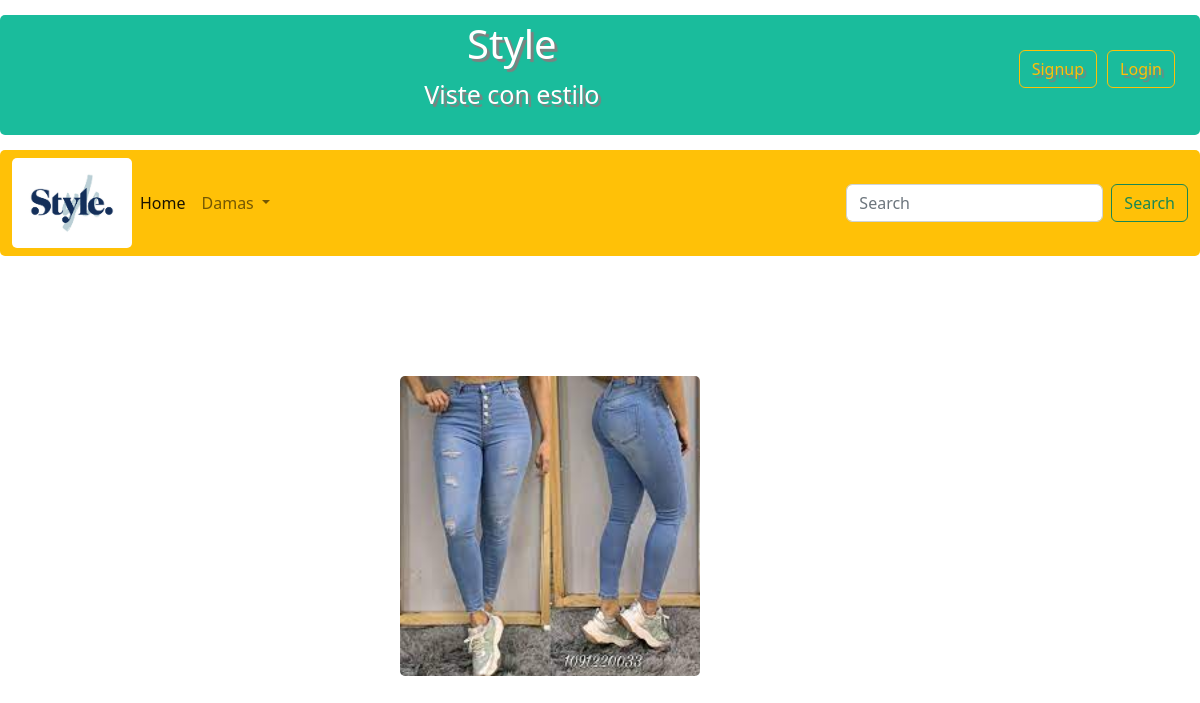
Page /silver/ on the earlier database version.
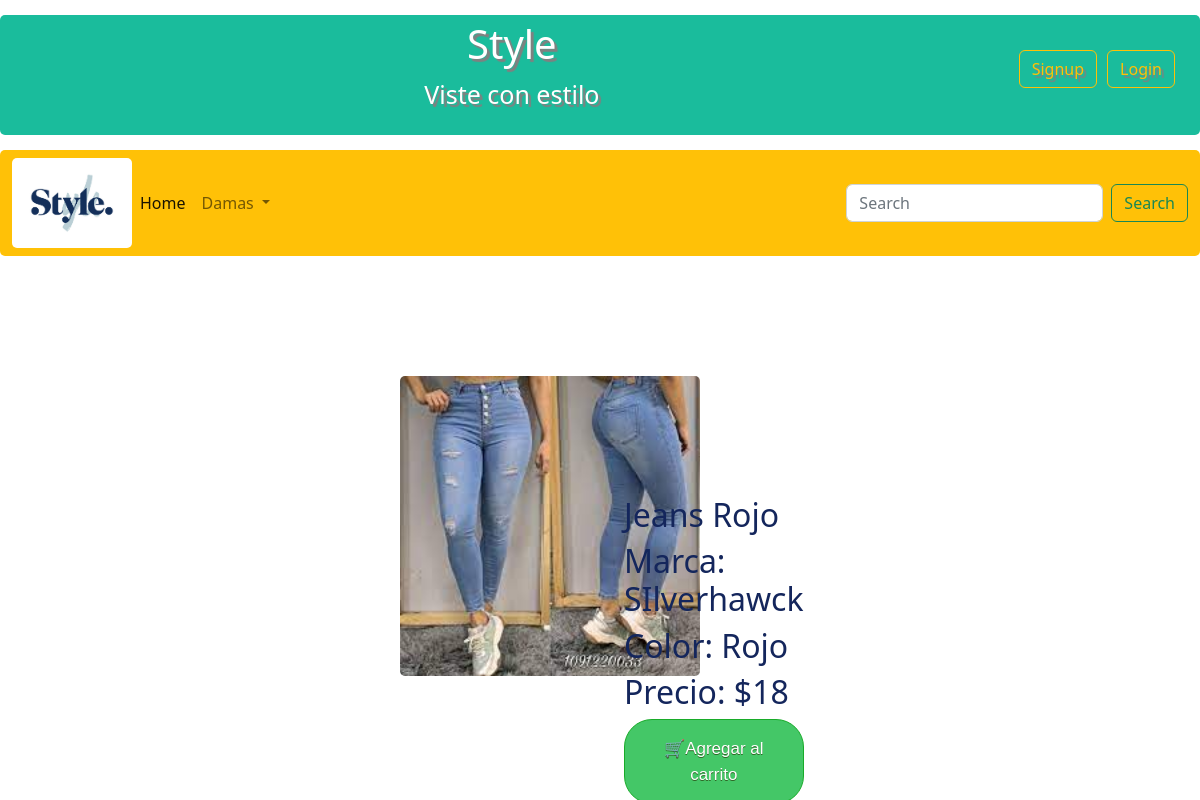
Same page on the later database version.
### store/models.py (models this page shows, shortened)
class productos(models.Model):
    marca = models.CharField(max_length=200)
    color = models.CharField(max_length=200)
    descripcion = models.CharField(max_length=200)
    precio = models.IntegerField()

### store/views.py (the view)
# urls.py: path('silver/', views.silver, name='silver'),
def silver(request):
    t = productos.objects.filter(id="5")
    return render(request, 'db-temp/silver.html', {
        't': t
    })

### store/templates/db-temp/silver.html (shortened to what this page needs)
{% load static %}
<!DOCTYPE html>
<html lang="en">
<head>
    <link rel="stylesheet" href= '{% static "css/estilo1.css"%}'/>
    <link rel="stylesheet" href= '{% static "css/bootstrap.min.css"%}'/>
</head>
<body>
    <div class="header" >
      <div>
        <a type="button" href="{% url 'login' %}" class="btn btn-outline-warning" style="float:right; margin:30px 20px 0px 0px ";>Login</a>
        <a type="button" href="{% url 'signup' %}" class="btn btn-outline-warning" style="float:right;  margin:30px 10px 0px 0px ";>Signup</a>
      </div>
      <div id="brand">
        <h1 id=Style>Style</h1>
        <p>Viste con estilo</p>
      </div>
    </div>
    <nav class="navbar navbar-expand-lg bg-warning">
        <div class="container-fluid">
            <img src= '{% static "Carrusel y logo/logo.jpg"%}' alt="Bootstrap" width="120" height="90">
          <div class="collapse navbar-collapse" id="navbarSupportedContent">
            <ul class="navbar-nav me-auto mb-2 mb-lg-0">
              <li class="nav-item">
                <a class="nav-link active" aria-current="page" href="{% url 'home' %}">Home</a>
              </li>
              <li class="nav-item dropdown">
                <a class="nav-link dropdown-toggle" href="#" role="button" data-bs-toggle="dropdown" aria-expanded="false">
                  Damas
                </a>
              </li>
            </ul>
            <form class="d-flex" role="search">
              <input class="form-control me-2" type="search" placeholder="Search" aria-label="Search">
              <button class="btn btn-outline-success" type="submit">Search</button>
            </form>
          </div>
        </div>
      </nav>
    <div style="display:inline; margin-left:-20px;">
      <img src='{% static "Damas/Panatalones-Dama/pantalondama5.jpg" %}' alt="galeriacamisas"  width="300px" height="auto" style="margin: 10% 0px 0px 35%; position:relative;">
      {% for x in t %}
      <div  style="float:right; color:#14265c; padding: 20% 35% 0% 12%; margin: -35% 0% 0% 40%; position:absolute">
          <h2>{{x.descripcion}}</h2>
          <h2>Marca: {{x.marca}}</h2>
          <h2>Color: {{x.color}}</h2>
          <h2>Precio: ${{x.precio}}</h2>
          <button class="myButton">🛒Agregar al carrito</button>
      </div>
      {% endfor %}
    </div>

Differences in the rows shown:
added productos: descripcion "Jeans Rojo", marca "SIlverhawck", color "Rojo", precio "18"
